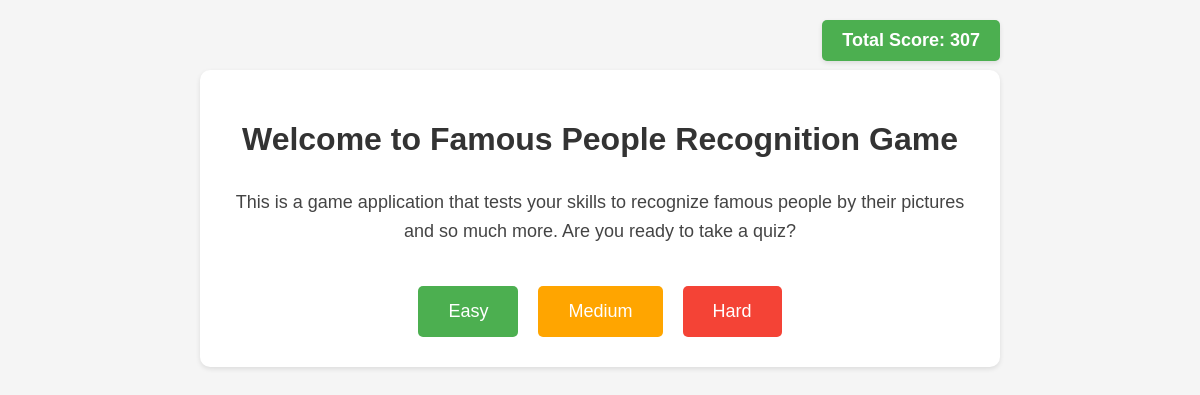
The page / (signed in) on the database as committed earlier.
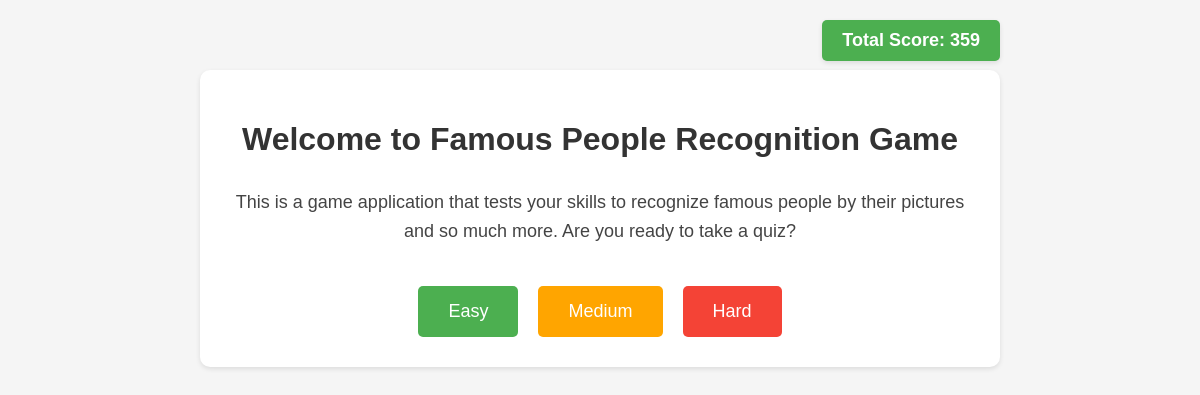
The same page on the database as committed later.
### members/models.py (models this page shows)
class CustomUser(User):
    score = models.IntegerField(default=0)

### members/views.py (the view)
# urls.py: path('', views.difficulty, name='difficulty'),
def difficulty(request):
    if not request.user.is_authenticated:
        return redirect('login')
    request.session['guess_count'] = 0
    request.session['session_score'] = 0
    user = CustomUser.objects.get(id=request.user.id)
    return render(request, 'difficulty.html', {'user': user})

### members/templates/difficulty.html (shortened to what this page needs)
<!DOCTYPE html>
<html>
<head>
</head>
<body>
    <div class="score-display">
        Total Score: {{ user.score }}
    </div>
    <div class="container">
        <h1>Welcome to Famous People Recognition Game</h1>
        <div class="description">
            <p>This is a game application that tests your skills to recognize famous people by their pictures and so much more. Are you ready to take a quiz?</p>
        </div>
        <div class="button-container">
            <a href="{% url 'quiz' 'easy' %}" class="difficulty-button easy">Easy</a>
            <a href="{% url 'quiz' 'medium' %}" class="difficulty-button medium">Medium</a>
            <a href="{% url 'quiz' 'hard' %}" class="difficulty-button hard">Hard</a>
        </div>
    </div>
</body>
</html>

Rows that differ between the two databases and show on the page:
changed CustomUser: score "307" → "359"
